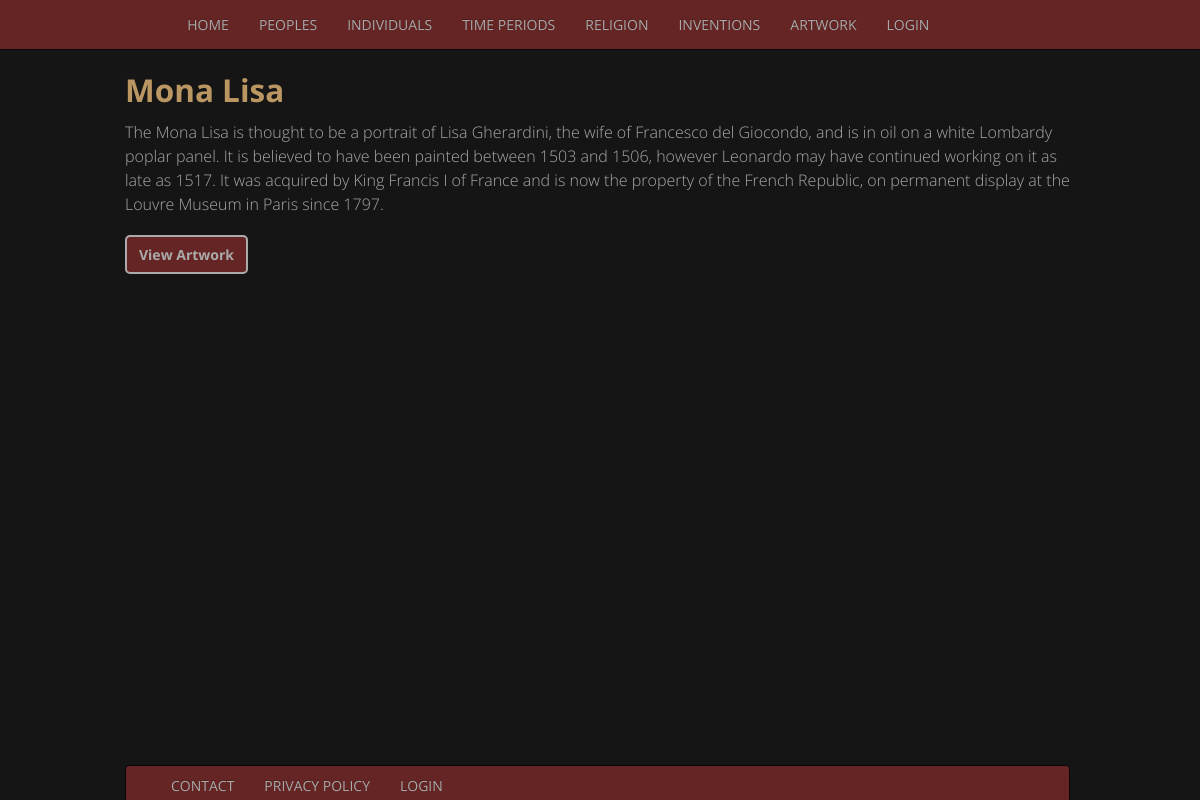
/kunstwerk_detail.php?id=1, run on the app's committed database.
### tables this page shows
CREATE TABLE `kunstwerk` (
  `kunstwerk_id` int(11) NOT NULL,
  `kunstwerk_naam` varchar(255) NOT NULL,
  `tijd_id` int(11) NOT NULL,
  `mens_id` int(11) NOT NULL,
  `kunstwerk_detail` varchar(5000) NOT NULL
);

### kunstwerk_detail.php (the view, shortened to what this page needs)
<?php include 'includes/header.php' ?>
<?php include 'includes/nav.php' ?>
    <div class="container">
      <div class="row">
    <?php
    $servername = "localhost";
    $username = "root";
    $password = "bitnami";
    $dbname = "herexamen";
    $conn = new mysqli($servername, $username, $password, $dbname);
    $sql = "SELECT kunstwerk_id, kunstwerk_naam, kunstwerk_detail FROM kunstwerk WHERE kunstwerk_id = " . (int) $_GET['id'];
    $result = $conn->query($sql);
    if ($result->num_rows > 0) {
    while($row = $result->fetch_assoc()) {
        echo "<div class='bottommargin'>". "<h2>". $row["kunstwerk_naam"]."</h2>". "<p>" . $row["kunstwerk_detail"] . "</p>"."</div>";
    }
    } else {
       echo "0 results";
    }
    ?>
<a class="button" href="kunstwerk.php">View Artwork</a>
</div>
  </div>
<?php include 'includes/footer.php' ?>

### css/main.css (style rules this page uses)
* { color: #aaa; font-family: 'Open Sans', sans-serif; }
body { padding-top: 5%; background-color: #151515; }
h1, h2, h3, h4, h5, h6, h7 { color: #ba9662; }
p { font-size:16px;font-weight:200;line-height:24px; }
.bottommargin { padding-bottom: 2%; }
.button { background-color: #662525; color: #aaa; padding-left: 12px; padding-right: 12px; padding-top: 8px; padding-bottom: 8px; border: 2px solid #aaa; border-radius: 5px; font-weight: bolder; }

### data on the page
kunstwerk: kunstwerk_naam "Mona Lisa", kunstwerk_detail "The Mona Lisa is thought to be a portrait of Lisa Gherardini, the wife of Francesco del Giocondo, and is in oil on a white Lombardy poplar panel. It is believed to have been painted between 1503 and 1506, however Leonardo may have continued working on it as late as 1517. It was acquired by King Francis I of France and is now the property of the French Republic, on permanent display at the Louvre Museum in Paris since 1797."

### other printed values
$display "HOME"
$display "PEOPLES"
$display "INDIVIDUALS"
$display "TIME PERIODS"
$display "RELIGION"
$display "INVENTIONS"
$display "ARTWORK"
$display "LOGIN"
$display "CONTACT"
$display "PRIVACY POLICY"
